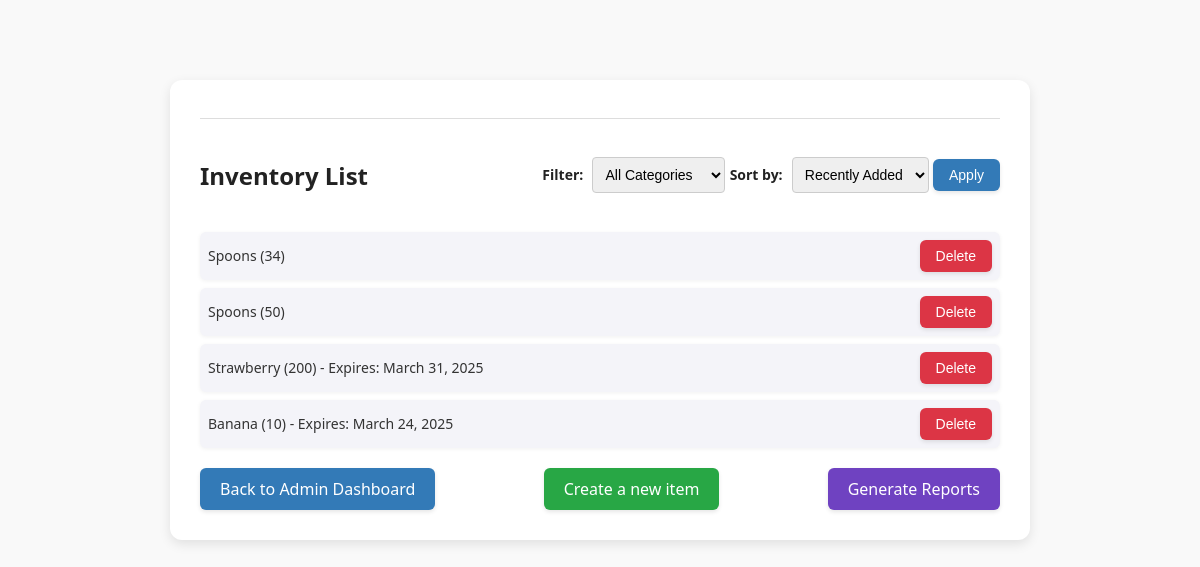
The page /user_management/inventory/ (signed in) on the database as committed earlier.
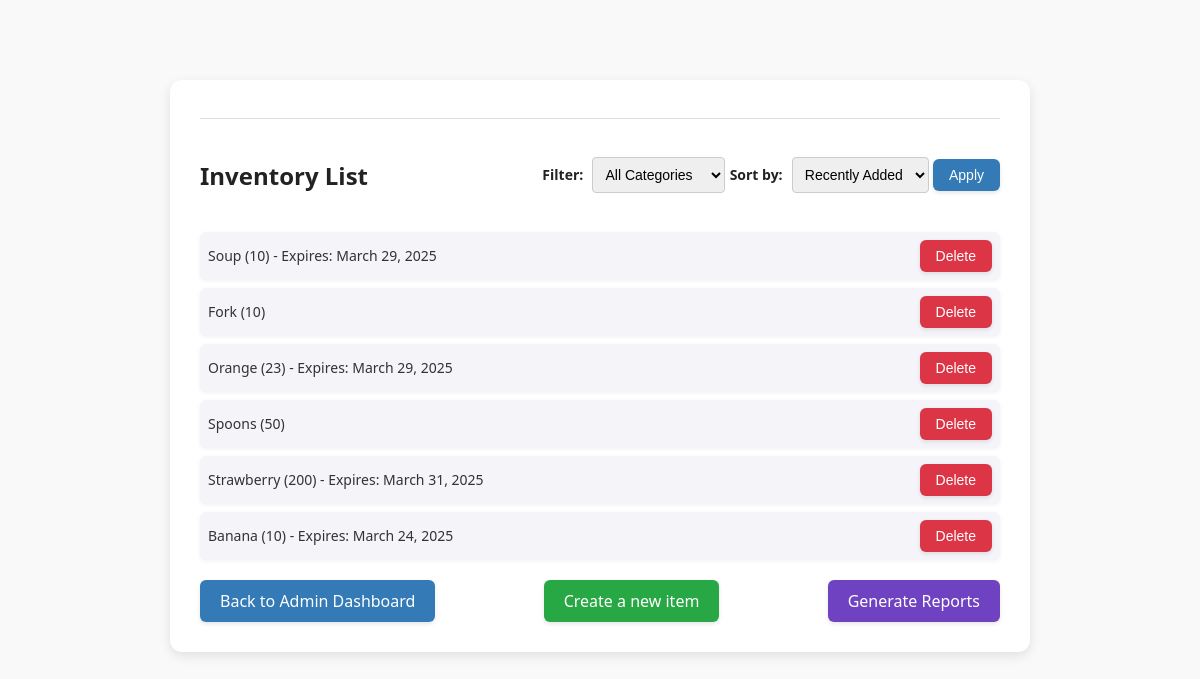
The same page on the database as committed later.
### apps/inventory/models.py (models this page shows)
class InventoryItem(PolymorphicModel):
    name = models.CharField(max_length=100)
    category = models.CharField(max_length=100)
    count = models.IntegerField(default=0)
    @property
    def is_perishable(self):
        return hasattr(self, 'expiry_date')

class NonPerishableInventoryItem(InventoryItem):
    pass

class InventoryItem(PolymorphicModel):
    name = models.CharField(max_length=100)
    category = models.CharField(max_length=100)
    count = models.IntegerField(default=0)
    @property
    def is_perishable(self):
        return hasattr(self, 'expiry_date')

class PerishableInventoryItem(InventoryItem):
    expiry_date = models.DateField()

### apps/inventory/views.py (the view)
# urls.py: path("", views.inventory_main_page, name="inventory_home"),
def inventory_main_page(request):
    category_filter = request.GET.get('category', '')
    sort_order = request.GET.get('sort', '')
    items = InventoryItem.objects.all()
    if category_filter:
        items = items.filter(category=category_filter)
    if sort_order == 'expiry':
        items = sorted(
            items,
            key=lambda i: i.expiry_date if hasattr(i, 'expiry_date') and i.expiry_date else datetime.date.max
        )
    else:
        items = items.order_by('-id')
    return render(request, 'inventory_home.html', {
        'is_admin': request.user.isAdmin(),
        'items': items,
        'selected_category': category_filter,
        'selected_sort': sort_order,
    })

### apps/user_management/models.py (called while the page is built)
    def isAdmin(self):
        return (self.usertype == self.UType.ADMIN)

### apps/inventory/templates/inventory_home.html (shortened to what this page needs)
{% load static %}
<!DOCTYPE html>
<html lang="en">
<head>
    <link rel="stylesheet" href="{% static 'css/inventory_home.css' %}">
</head>
<body>
<div class="container">
    <hr>
    <div class="header-row">
        <h2>Inventory List</h2>
        <div class="filter-form">
            <form method="GET">
                 <label for="category_filter">Filter:</label>
                 <select id="category_filter" name="category">
                      <option value="" {% if not selected_category %}selected{% endif %}>All Categories</option>
                 </select>
                 <label for="sort">Sort by:</label>
                 <select id="sort" name="sort">
                      <option value="default" {% if selected_sort == "default" %}selected{% endif %}>Recently Added</option>
                 </select>
                 <button type="submit" class="filter-apply">Apply</button>
            </form>
        </div>
    </div>
    <ul>
        {% for item in items %}
            <li>
                <span>
                    {{ item.name }} ({{ item.count }})
                    {% if item.is_perishable %}
                        - Expires: {{ item.expiry_date }}
                    {% endif %}
                </span>
                {% if is_admin %}
                <form method="POST" action="{% url 'delete_item' item.id %}" style="display:inline;">
                    <button type="submit">Delete</button>
                </form>
                {% endif %}
            </li>
        {% empty %}
            <li>No items found.</li>
        {% endfor %}
    </ul>
    {% if is_admin %}
    <div class="button-row">
        <div class="back-button-wrapper">
            <a href="{% url 'admin_dashboard' %}">Back to Admin Dashboard</a>
        </div>
        <div class="create-button-wrapper">
            <a href="{% url 'create_item' %}">Create a new item</a>
        </div>
        <div class="report-button-wrapper">
            <a href="{% url 'reports_page' %}" class="btn-report">Generate Reports</a>
        </div>
    </div>
    {% endif %}
</div>
</body>
</html>

Rows that differ between the two databases and show on the page:
removed NonPerishableInventoryItem: name "Spoons", count "34"
added PerishableInventoryItem: name "Soup", count "10", expiry_date "March 29, 2025"
added NonPerishableInventoryItem: name "Fork", count "10"
added PerishableInventoryItem: name "Orange", count "23", expiry_date "March 29, 2025"
